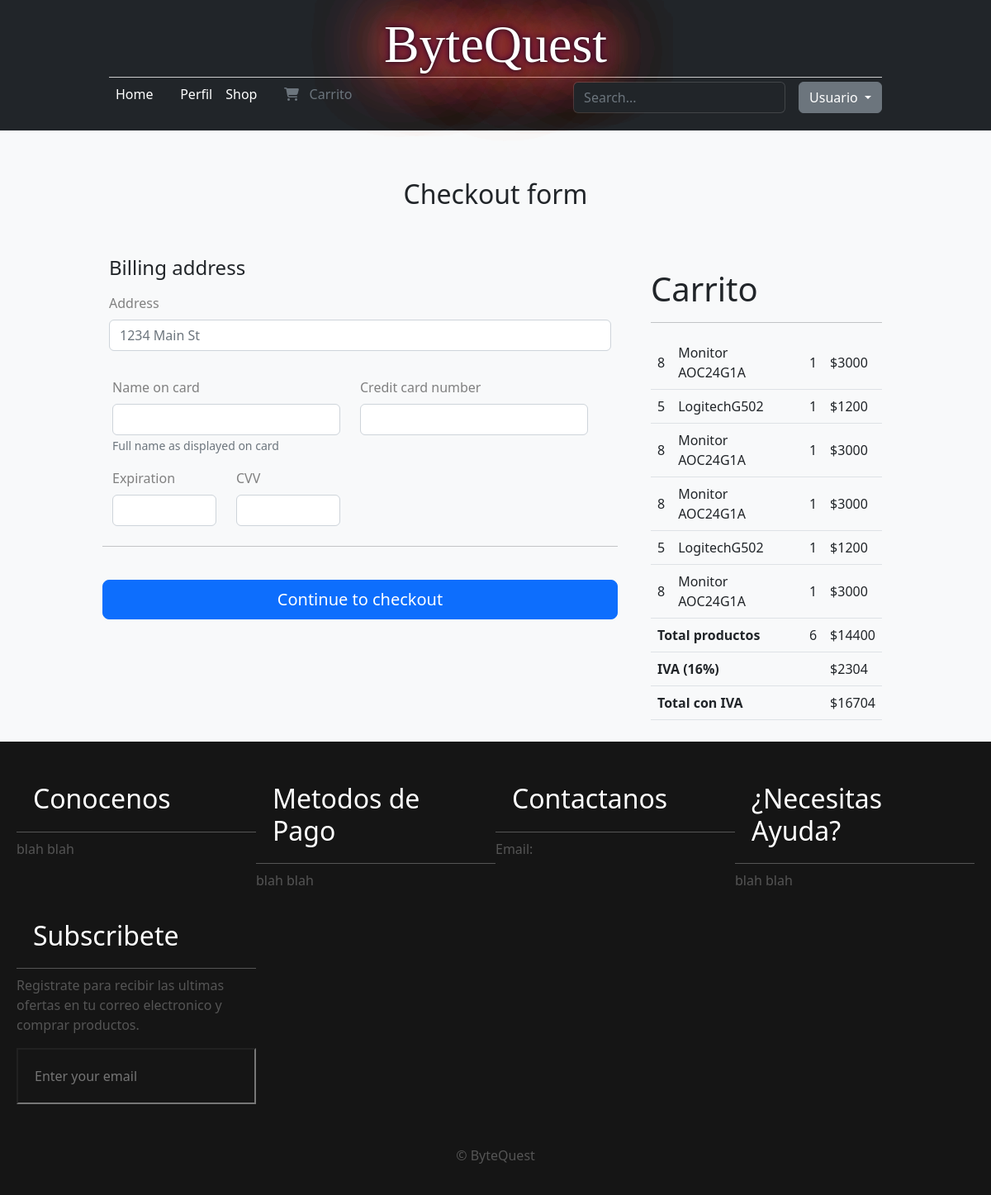
The app's page /Sesioniniciada/PAGAR.php with its own data.
### tables this page shows
CREATE TABLE `carrito` (
  `ID_Carrito` int NOT NULL AUTO_INCREMENT,
  `ID_Producto_Carrito` int NOT NULL,
  `NombreProduct` varchar(20) NOT NULL,
  `Precio` int NOT NULL,
  `Cant` int NOT NULL,
  PRIMARY KEY (`ID_Carrito`),
  KEY `fk_IdProductoCarrito` (`ID_Producto_Carrito`),
  CONSTRAINT `fk_IdProductoCarrito` FOREIGN KEY (`ID_Producto_Carrito`) REFERENCES `productos` (`ID_Producto`)
);

### Sesioniniciada/PAGAR.php (the view, shortened to what this page needs)
<!DOCTYPE html>
<html lang="es">
    <head>
        <link rel="stylesheet" href="../css/estilos.css">
        <link rel="stylesheet" href="https://cdnjs.cloudflare.com/ajax/libs/font-awesome/6.2.0/css/all.min.css">
        <link href="../css/bootstrap.min.css" rel="stylesheet">
        <link href="../css/dropdowns.css" rel="stylesheet">
        <link href="../Proyecto/css/form-validation.css" rel="stylesheet">
    </head>
    <header class="p-3 text-bg-dark">
        <div class="container">
            <div class="d-flex flex-wrap align-items-center justify-content-center justify-content-lg-start">
                <h1 class="main-header__title">ByteQuest</h1>
                <ul class="nav col-12 col-lg-auto me-lg-auto mb-2 justify-content-center mb-md-0">
                    <br></br>
                  <li><a href="Home.php" class="nav-link px-2 text-white">Home</a></li>&nbsp;&nbsp;&nbsp;&nbsp;
                            <?php
          if ($_SESSION['user-tipe'] == 2) {
              echo '<a href="Perfil.php" class="nav-link px-2 text-white">Perfil</a>';
          } else {
              if ($_SESSION['user-rol'] == 1){
              echo '<a href="PerfilPublico.php" class="nav-link px-2 text-white">Perfil</a>';
              } else{
                  echo '<a href="Perfil.Vendedor.php" class="nav-link px-2 text-white">Perfil</a>';
              }
          }
          ?>
                  <li><a href="Tienda.php" class="nav-link px-2 text-white">Shop</a></li>&nbsp;&nbsp;&nbsp;&nbsp;
                  <li><a href="Carrito.php" class="nav-link px-2 text-secondary"> <i class="fa-solid fa-cart-shopping"></i> &nbsp;&nbsp;Carrito </a></li>
                </ul>
                <form class="col-12 col-lg-auto mb-3 mb-lg-0 me-lg-3" role="search">
                  <input type="search" class="form-control form-control-dark text-bg-dark" placeholder="Search..." aria-label="Search">
                </form>
                <ul class="nav col-12 col-lg-auto  mb-md-0">
                    <li>
                        <a class="btn btn-secondary dropdown-toggle" data-bs-toggle="dropdown" aria-expanded="false">Usuario </a>
                      </li>
                </ul>
            </div>
        </div>
    </header>
    <main class="main">
        <body class="bg-light">
            <div class="container">
                <div class="py-5 text-center">
                    <h2>Checkout form</h2>
                </div>
                <div class="row g-5">
                    <div class="col-md-5 col-lg-4 order-md-last">
                        <h4 class="d-flex justify-content-between align-items-center mb-3">
                    <h1>Carrito</h1>
        <hr>
        <table class="table">
        <tfoot>
            <?php
            $conexionDB = new ConexionDB();
            $conexion = $conexionDB->getConexion();
            $query = "SELECT * FROM Carrito";
            $resultado = $conexion->query($query);
            if ($resultado->num_rows > 0) {
                $totalProductos = 0;
                $totalPrecio = 0;
                while ($row = $resultado->fetch_assoc()) {
                    $totalProductos += $row['Cant'];
                    $totalPrecio += $row['Cant'] * $row['Precio'];
                    echo '<tr>';
                    echo '<td>' . $row['ID_Producto_Carrito'] . '</td>';
                    echo '<td>' . $row['NombreProduct'] . '</td>';
                    echo '<td>' . $row['Cant'] . '</td>';
                    echo '<td>$' . ($row['Cant'] * $row['Precio']) . '</td>';
                    echo '</tr>';
                }
                $ivaPorcentaje = 0.16;
                $iva = $totalPrecio * $ivaPorcentaje;
                $totalConIVA = $totalPrecio + $iva;
                echo '<tr>';
                echo '<th scope="row" colspan="2">Total productos</th>';
                echo '<td>' . $totalProductos . '</td>';
                echo '<td>$' . $totalPrecio . '</td>';
                echo '</tr>';
                echo '<tr>';
                echo '<th scope="row" colspan="3">IVA (' . ($ivaPorcentaje * 100) . '%)</th>';
                echo '<td>$' . $iva . '</td>';
                echo '</tr>';
                echo '<tr>';
                echo '<th scope="row" colspan="3">Total con IVA</th>';
                echo '<td class="font-weight-bold">$' . $totalConIVA . '</td>';
                echo '</tr>';
            } else {
                echo '<tr id="footer">';
                echo '<th scope="row" colspan="5">Carrito vacío - ¡comience a comprar!</th>';
                echo '</tr>';
            }
            ?>
        </tfoot>
    </table>
                    </div>
                    <div class="col-md-7 col-lg-8">
                        <h4 class="mb-3">Billing address</h4>
                        <form class="needs-validation" action="crearcompra.php" method="POST" enctype="multipart/form-data">
                            <div class="row g-3">
                                <div class="col-12">
                                    <label for="address" class="form-label">Address</label>
                                    <input type="text" class="form-control" name="address" id="address" placeholder="1234 Main St" required>
                                </div>
                                <div class="row gy-3">
                                    <div class="col-md-6">
                                    <label for="cc-name" class="form-label">Name on card</label>
                                    <input type="text" class="form-control" id="cc-name" name="cc-name" placeholder="" required>
                                    <small class="text-muted">Full name as displayed on card</small>
                                    </div>
                                    <div class="col-md-6">
                                    <label for="cc-number" class="form-label">Credit card number</label>
                                    <input type="text" class="form-control" name="cc-number" id="cc-number" placeholder="" required>
                                    </div>
                                    <div class="col-md-3">
                                    <label for="cc-expiration" class="form-label">Expiration</label>
                                    <input type="text" class="form-control" name="cc-expiration" id="cc-expiration" placeholder="" required>
                                    </div>
                                    <div class="col-md-3">
                                    <label for="cc-cvv" class="form-label">CVV</label>
                                    <input type="text" class="form-control" name="cc-cvv" id="cc-cvv" placeholder="" required>
                                    </div>
                                </div>
                                <hr class="my-4">
                                <button class="w-100 btn btn-primary btn-lg" type="submit">Continue to checkout</button>
                        </form>
                    </div>
                </div>
            </div>
        </body>
    </main>
    <footer class="main-footer">
        <div class="footer__section">
            <h2 class="footer__title">Conocenos</h2>
            <p class="footer__txt">blah blah</p>
        </div>
        <div class="footer__section">
            <h2 class="footer__title">Metodos de Pago</h2>
            <p class="footer__txt">blah blah </p>
        </div>
        <div class="footer__section">
            <h2 class="footer__title">Contactanos</h2>
            <p class="footer__txt">Email:</p>
        </div>
        <div class="footer__section">
            <h2 class="footer__title">¿Necesitas Ayuda?</h2>
            <p class="footer__txt">blah blah </p>
        </div>
        <div class="footer__section">
            <h2 class="footer__title">Subscribete</h2>
            <p class="footer__txt">Registrate para recibir las ultimas ofertas
                    en tu correo electronico y comprar productos.
            </p>
            <input type="email" class="footer__input" placeholder="Enter your email">
        </div>
    </footer>
    <div class="Copyright"><p class="copy">© ByteQuest</p></div>
</html>

### css/estilos.css (style rules this page uses)
* { box-sizing: border-box; }
body { margin: 0; font-family: "Inconsolata"; }
.main-header__title { text-align: center; font-size: 2.5em; margin: 15px 0; color: #ffffff; font-family: "pirulen"; text-shadow: 0 0 5px rgb(20, 20, 16), 0 0 10px rgb(100, 0, 70), 0 0 20px rgb(100, 0, 70), 0 0 40px rgb(248, 135, 43), 0 0 80px rgb(248, 135, 43), 0 0 90px rgb(248, 135, 43), 0 0 90px rgb(253, 30, 115), 0 0 90px rgb(253, 30, 115), 0 0 90px rgb(253, 30, 115); }
.main { padding: 10px; }
.main-footer { background: #151515; color: white; padding: 30px 20px; }
.footer__txt { color: #555; }
.footer__title { border-bottom: 1px solid #555; padding: 20px; }
.footer__input { background: #151515; width: 100%; display: block; padding: 20px; border: 1 px solid #555; }
.copy { color: #555; }
.Copyright { background: #151515; width: 100%; display: block; padding: 20px; border: 1 px solid #555; text-align: center; }
@media screen and (min-width: 1024px) { .container { width: 1000px; margin: auto; } }
@media screen and (min-width: 1024px) { .main-header__title { width: 100%; font-size: 4em; margin: 0; border-bottom: 1px solid #ccc; } }
@media screen and (min-width: 1024px) { .main-footer { display: grid; grid-template-columns: repeat(4,1fr); } }
label { color: grey; }
a { color:#0000FF; text-decoration:none; }

### css/dropdowns.css (style rules this page uses)
.form-control-dark { background-color: rgba(255, 255, 255, .05); border-color: rgba(255, 255, 255, .15); }

### css/form-validation.css (style rules this page uses)
.container { max-width: 960px; }

### records on screen
carrito: ID_Producto_Carrito "8", NombreProduct "Monitor AOC24G1A", Cant "1", $row['Cant']*$row['Precio'] "3000"
carrito: ID_Producto_Carrito "5", NombreProduct "LogitechG502", Cant "1", $row['Cant']*$row['Precio'] "1200"
carrito: ID_Producto_Carrito "8", NombreProduct "Monitor AOC24G1A", Cant "1", $row['Cant']*$row['Precio'] "3000"
carrito: ID_Producto_Carrito "8", NombreProduct "Monitor AOC24G1A", Cant "1", $row['Cant']*$row['Precio'] "3000"
carrito: ID_Producto_Carrito "5", NombreProduct "LogitechG502", Cant "1", $row['Cant']*$row['Precio'] "1200"
carrito: ID_Producto_Carrito "8", NombreProduct "Monitor AOC24G1A", Cant "1", $row['Cant']*$row['Precio'] "3000"

### other values on screen
$totalProductos "6"
$totalPrecio "14400"
$ivaPorcentaje * 100 "16"
$iva "2304"
$totalConIVA "16704"
